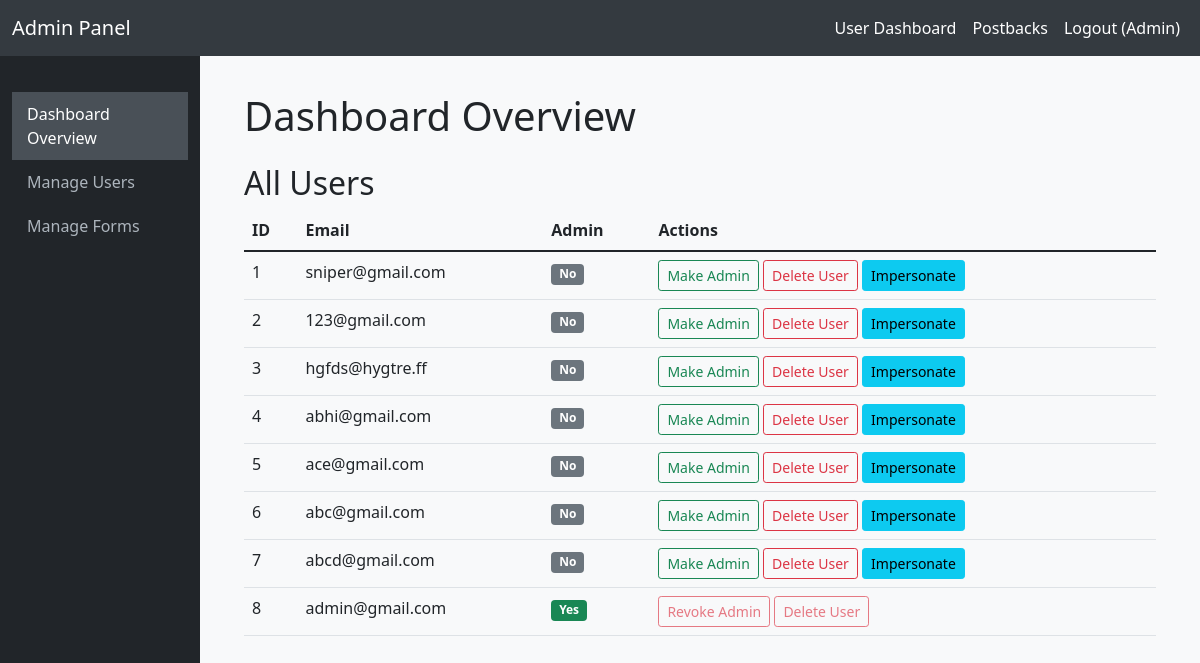
Before: /admin/dashboard (signed in) with the older database file.
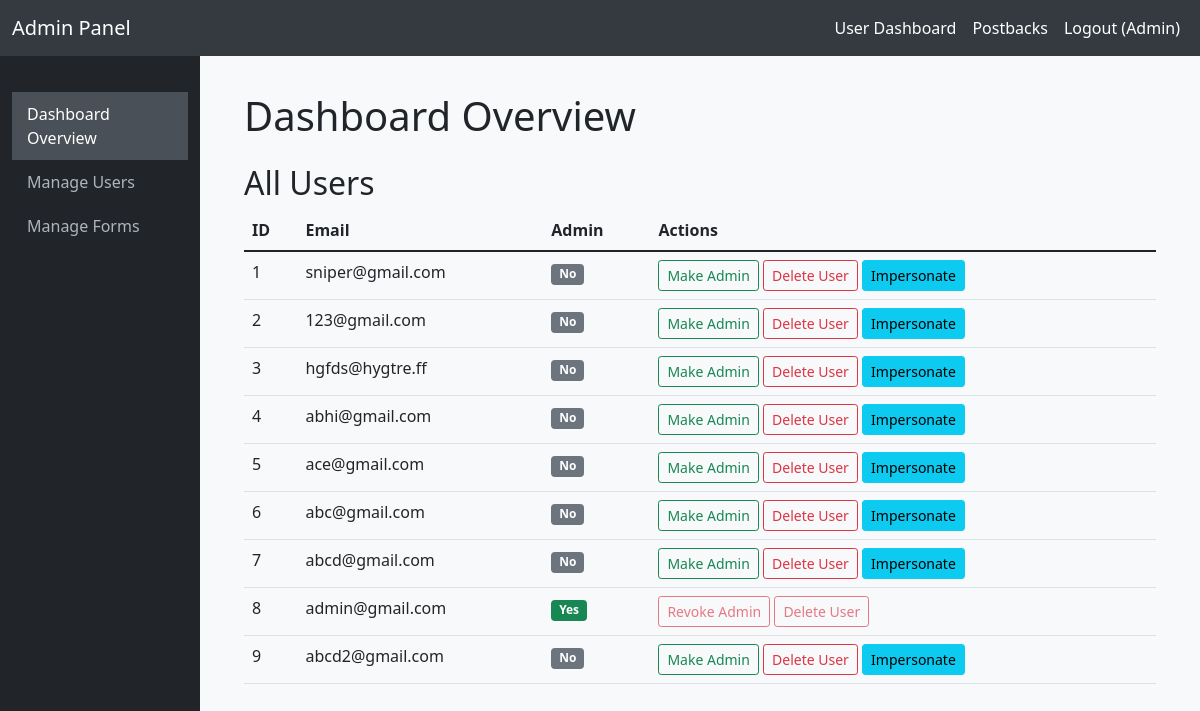
After: the same page with the newer database file.
### app.py (models this page shows, shortened)
class User(UserMixin, db.Model):
    id = db.Column(db.Integer, primary_key=True)
    email = db.Column(db.String(120), unique=True, nullable=False)
    password_hash = db.Column(db.String(128))
    is_admin = db.Column(db.Boolean, default=False)
    forms = db.relationship('Form', backref='author', lazy=True)
    postbacks = db.relationship('Postback', backref='user', lazy=True, cascade='all, delete-orphan')

### app.py (the view)
@app.route('/admin/dashboard')
@login_required
@admin_required
def admin_dashboard():
    users = User.query.all()
    forms = Form.query.all()
    return render_template('admin_dashboard.html', users=users, forms=forms)

### app.py (called while the page is built)
def admin_required(f):
    @wraps(f)
    def decorated_function(*args, **kwargs):
        if not current_user.is_authenticated or not current_user.is_admin:
            flash('You do not have administrative access.', 'danger')
            return redirect(url_for('dashboard'))
        return f(*args, **kwargs)
    return decorated_function

@app.context_processor
def inject_now():
    return {'now': datetime.now()}

@app.context_processor
def inject_csrf_token():
    return {'csrf_token': lambda: 'dummy_token'}

@login_manager.user_loader
def load_user(user_id):
    return User.query.get(int(user_id))

### templates/admin_dashboard.html (shortened to what this page needs)
{% extends "admin_base.html" %}
{% block content %}
<div class="container-fluid mt-3">
    <h1 class="mb-4">Dashboard Overview</h1>
    <div class="tab-content" id="adminTabsContent">
        <div class="tab-pane fade show active" id="users" role="tabpanel" aria-labelledby="users-tab">
            <h2>All Users</h2>
            <div class="table-responsive">
                <table class="table table-hover">
                    <thead>
                        <tr>
                            <th>ID</th>
                            <th>Email</th>
                            <th>Admin</th>
                            <th>Actions</th>
                        </tr>
                    </thead>
                    <tbody>
                        {% for user in users %}
                        <tr>
                            <td>{{ user.id }}</td>
                            <td>{{ user.email }}</td>
                            <td>
                                {% if user.is_admin %}
                                <span class="badge bg-success">Yes</span>
                                {% else %}
                                <span class="badge bg-secondary">No</span>
                                {% endif %}
                            </td>
                            <td>
                                <form action="{{ url_for('toggle_admin_status', user_id=user.id) }}" method="post" style="display:inline;">
                                    <button type="submit" class="btn btn-sm {% if user.is_admin %}btn-outline-danger{% else %}btn-outline-success{% endif %}" {% if user.id == current_user.id %}disabled{% endif %}>
                                        {% if user.is_admin %}Revoke Admin{% else %}Make Admin{% endif %}
                                    </button>
                                </form>
                                <form action="{{ url_for('delete_user', user_id=user.id) }}" method="post" style="display:inline;" onsubmit="return confirm('Are you sure you want to delete user {{ user.email }} and all their forms?');">
                                    <button type="submit" class="btn btn-sm btn-outline-danger" {% if user.id == current_user.id %}disabled{% endif %}>Delete User</button>
                                </form>
                                {% if not user.is_admin %}
                                <form action="{{ url_for('impersonate_user', user_id=user.id) }}" method="post" style="display:inline;">
                                    <button type="submit" class="btn btn-sm btn-info" {% if user.id == current_user.id %}disabled{% endif %}>Impersonate</button>
                                </form>
                                {% endif %}
                            </td>
                        </tr>
                        {% endfor %}
                    </tbody>
                </table>
            </div>
        </div>
    </div>
</div>
{% endblock %}

### templates/admin_base.html (shortened to what this page needs)
<!DOCTYPE html>
<html lang="en">
<head>
    <link href="https://cdn.jsdelivr.net/npm/bootstrap@5.1.3/dist/css/bootstrap.min.css" rel="stylesheet">
    <link rel="stylesheet" href="{{ url_for('static', filename='css/style.css') }}">
</head>
<body>
    <nav class="navbar navbar-expand-lg navbar-dark bg-dark navbar-admin">
        <div class="container-fluid">
            <a class="navbar-brand" href="{{ url_for('admin_dashboard') }}">Admin Panel</a>
            <div class="collapse navbar-collapse" id="adminNavbar">
                <ul class="navbar-nav ms-auto mb-2 mb-lg-0">
                    {% if current_user.is_authenticated %}
                        <li class="nav-item">
                            <a class="nav-link" href="{{ url_for('dashboard') }}">User Dashboard</a>
                        </li>
                        <li class="nav-item">
                            <a class="nav-link" href="{{ url_for('postback_dashboard') }}">Postbacks</a>
                        </li>
                        <li class="nav-item">
                            <a class="nav-link" href="{{ url_for('logout') }}">Logout (Admin)</a>
                        </li>
                    {% endif %}
                </ul>
            </div>
        </div>
    </nav>
    <div class="container-fluid">
        <div class="row">
            <nav id="sidebarMenu" class="col-md-3 col-lg-2 d-md-block admin-sidebar collapse show">
                <div class="position-sticky pt-3">
                    <ul class="nav flex-column">
                        <li class="nav-item">
                            <a class="nav-link active" aria-current="page" href="{{ url_for('admin_dashboard') }}">
                                Dashboard Overview
                            </a>
                        </li>
                        <li class="nav-item">
                            <a class="nav-link" href="#users" data-bs-toggle="tab">
                                Manage Users
                            </a>
                        </li>
                        <li class="nav-item">
                            <a class="nav-link" href="#forms" data-bs-toggle="tab">
                                Manage Forms
                            </a>
                        </li>
                    </ul>
                </div>
            </nav>
            <main class="col-md-9 ms-sm-auto col-lg-10 content-area">
                {% block content %}{% endblock %}
            </main>
        </div>
    </div>
</body>
</html>

### static/css/style.css (style rules this page uses)
body { background-color: #f8f9fa; }

### templates/admin_base.html (style rules this page uses)
body { background-color: #f8f9fa; }
.navbar-admin { background-color: #343a40 !important; }
.navbar-admin .navbar-brand, .navbar-admin .nav-link { color: #ffffff !important; }
.admin-sidebar { min-height: calc(100vh - 56px); background-color: #212529; padding-top: 20px; }
.admin-sidebar .nav-link { color: #adb5bd; padding: 10px 15px; }
.admin-sidebar .nav-link.active, .admin-sidebar .nav-link:hover { background-color: #495057; color: #ffffff; }
.content-area { padding: 20px; }

Changed rows visible on the page:
added User: id "9", email "abcd2@gmail.com", is_admin "No"
